Frame 1 (no input): blank canvas, image omitted
Frame 60 (the mouse pressed at the canvas centre just before this capture): blank canvas, image omitted
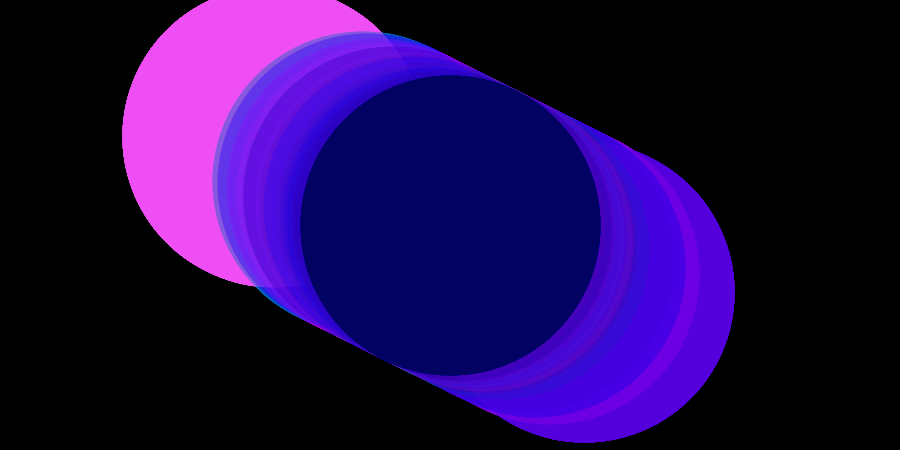
Frame 120 (the mouse held since frame 60 and released just before this capture)

The Processing sketch whose frames 1 and 60 were blank and that drew this single picture after the mouse press (run headless with seeded random() and noise(); from frame 60 on, the mouse is pressed at the canvas centre):

// Processing sketch: Particle_Formulator
// ── Particle_Formulator.pde
import java.util.ArrayList;

ArrayList list;
float r, g, b, variance = 40;
float size = 3;
float sizeNorm = 10;

PGraphics graphics;

void setup() {
  size(900, 450);
  background(0);
  r = random(255); 
  g = random(255);
  b = random(255);
  list = new ArrayList();
//  noStroke();
//  for(int a = 0; a < 50; a++) {
//    list.add(new Ball(a, a*5, 0, 0, r, g, b, variance / 2));
//    r += random(-variance, variance);
//    g += random(-variance, variance);
//    b += random(-variance, variance);
//  }
  graphics = createGraphics(width, height, JAVA2D);
  graphics.beginDraw();
  graphics.background(0);
  graphics.smooth();
  graphics.endDraw();
//  mouseX = width/2;
//  mouseY = height/2;
}
int k;
int m = 1;

void draw() {
  list.add(new Ball(width/2, height/2, 0, 0, r, g, b, variance / 2));
  r += random(-variance, variance);
  g += random(-variance, variance);
  b += random(-variance, variance);
    
  if(mousePressed) {
   if(mouseButton == LEFT) sizeNorm += 1;
   else sizeNorm = max(sizeNorm-1, 0);
  }
  
  m = 1;
  if(keyPressed) {
    if(key == 'r') {
      m = -1;
    }
  }
  k = (int)random(list.size());
  
  graphics.beginDraw();
  graphics.background(0, 2);
  for(int a = 0; a < list.size(); a++) {
    Ball b = (Ball) list.get(a);
    b.run();
  }
  Ball b = (Ball) list.get(k);
  size = min(sizeNorm/dist(b.x, b.y, mouseX, mouseY), 300);
  if(keyPressed & key == 'f') {
    size = 800;
  }
  for(int a = 0; a < list.size(); a++) {
    b = (Ball) list.get(a);
    b.show();
  }
  graphics.loadPixels();
  loadPixels();
  arraycopy(graphics.pixels, pixels);
  updatePixels();
  graphics.updatePixels();
  graphics.endDraw();
//  image(graphics, 0, 0);
}

class Ball {
  float x, y, dx, dy; 
  float ox, oy;
  float r, g, b, variance;
  
  Ball(float x, float y, float dx, float dy, float r, float g, float b, float v) {
    this.x = x;
    this.y = y;
    this.dx = dx;
    this.dy = dy;
    this.r = r;
    this.g = g;
    this.b = b;
    variance = v;
  }  
  
  void run() {
    ox = x;
    oy = y;
//    x += dx;
//    y += dy;
//    dx += (mouseX-x)/100;
//    dy += (mouseY-y)/100;
    float ang = atan2(mouseY-y, mouseX-x);
    float dist = dist(x, y, mouseX, mouseY);
    if(dist == 0) return;
    x += 25*cos(ang)/sqrt(dist)*m;
    y += 25*sin(ang)/sqrt(dist)*m;
//    size = 10/dist;
  }
  
  void show() {
    r += random(-variance, variance);
    g += random(-variance, variance);
    b += random(-variance, variance);
    graphics.strokeWeight(size);
    graphics.stroke(color(r, g, b, 50));
    graphics.line(x, y, ox, oy);
  }
}
